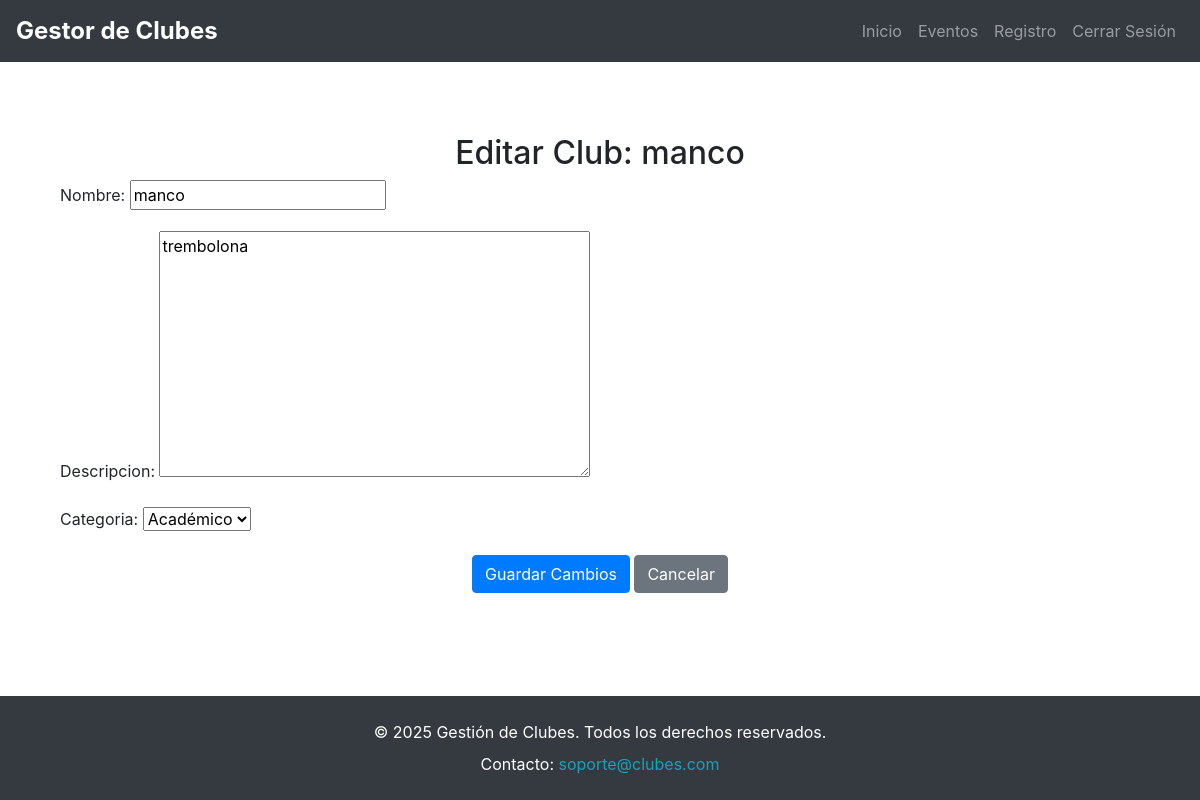
The page /1/editar/ (signed in) on the database as committed earlier.
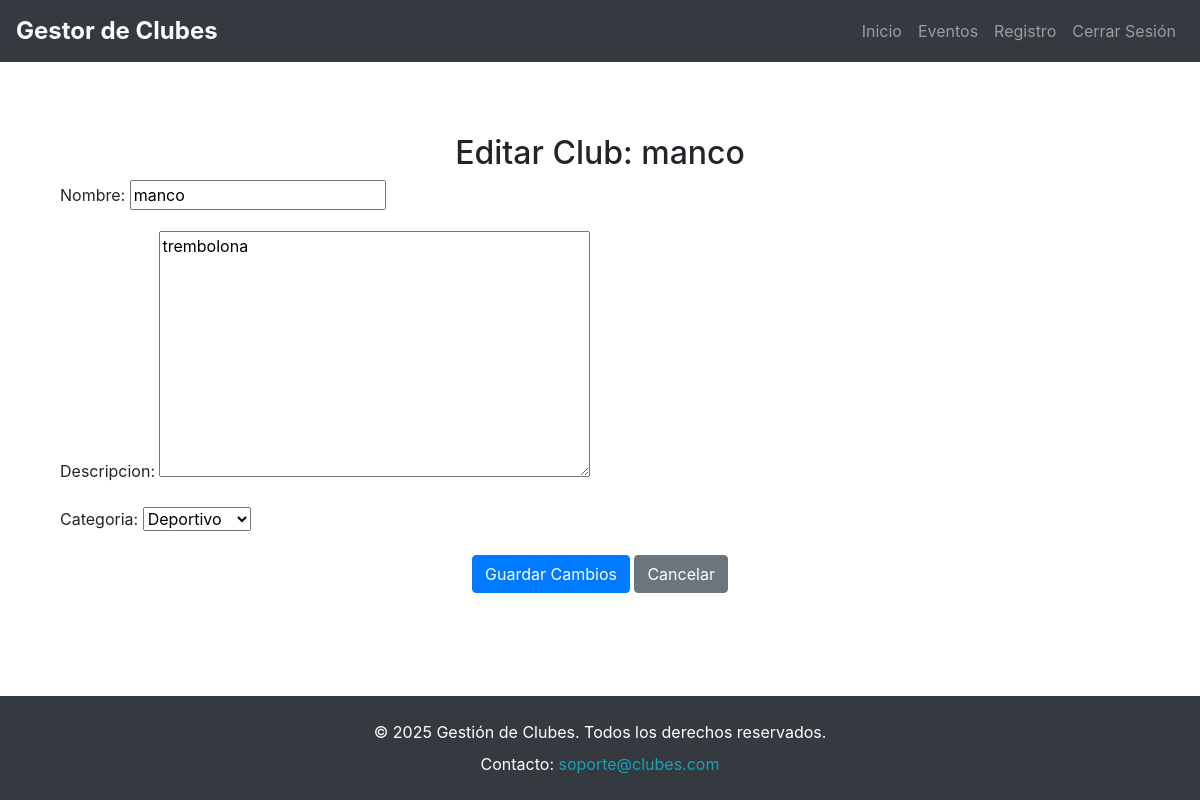
The same page on the database as committed later.
### clubes/models.py (models this page shows)
class Club(models.Model):
    CATEGORIAS = (
        ('academico', 'Académico'),
        ('deportivo', 'Deportivo'),
        ('cultural', 'Cultural'),
    )
    nombre = models.CharField(max_length=100)
    descripcion = models.TextField()
    categoria = models.CharField(max_length=20, choices=CATEGORIAS)
    lider = models.ForeignKey(Usuario, on_delete=models.CASCADE)

### clubes/views.py (the view)
# urls.py: path('<int:club_id>/editar/', views.editar_club, name='editar_club'),  # Editar club
@login_required
def editar_club(request, club_id):
    club = get_object_or_404(Club, id=club_id, lider=request.user)  # Solo el líder puede editar
    if request.method == 'POST':
        form = CrearClubForm(request.POST, instance=club)
        if form.is_valid():
            form.save()
            return redirect('detalle_club', club_id=club.id)  # Redirige al detalle del club
    else:
        form = CrearClubForm(instance=club)
    return render(request, 'clubes/editar_club.html', {'form': form, 'club': club})  # Cambiado a editar_club.html

### clubes/forms.py
class CrearClubForm(forms.ModelForm):
    class Meta:
        model = Club
        fields = ['nombre', 'descripcion', 'categoria']  # Excluye 'lider'

### templates/clubes/editar_club.html (shortened to what this page needs)
{% extends 'base.html' %}
{% block content %}
<div class="container mt-4">
    <h2 class="text-center">Editar Club: {{ club.nombre }}</h2>
    <form method="post">
        {{ form.as_p }}
        <div class="text-center">
            <button type="submit" class="btn btn-primary">Guardar Cambios</button>
            <a href="{% url 'lista_clubes' %}" class="btn btn-secondary">Cancelar</a>
        </div>
    </form>
</div>
{% endblock %}

Rows that differ between the two databases and show on the page:
changed Club "manco": categoria "Académico" → "Deportivo"
